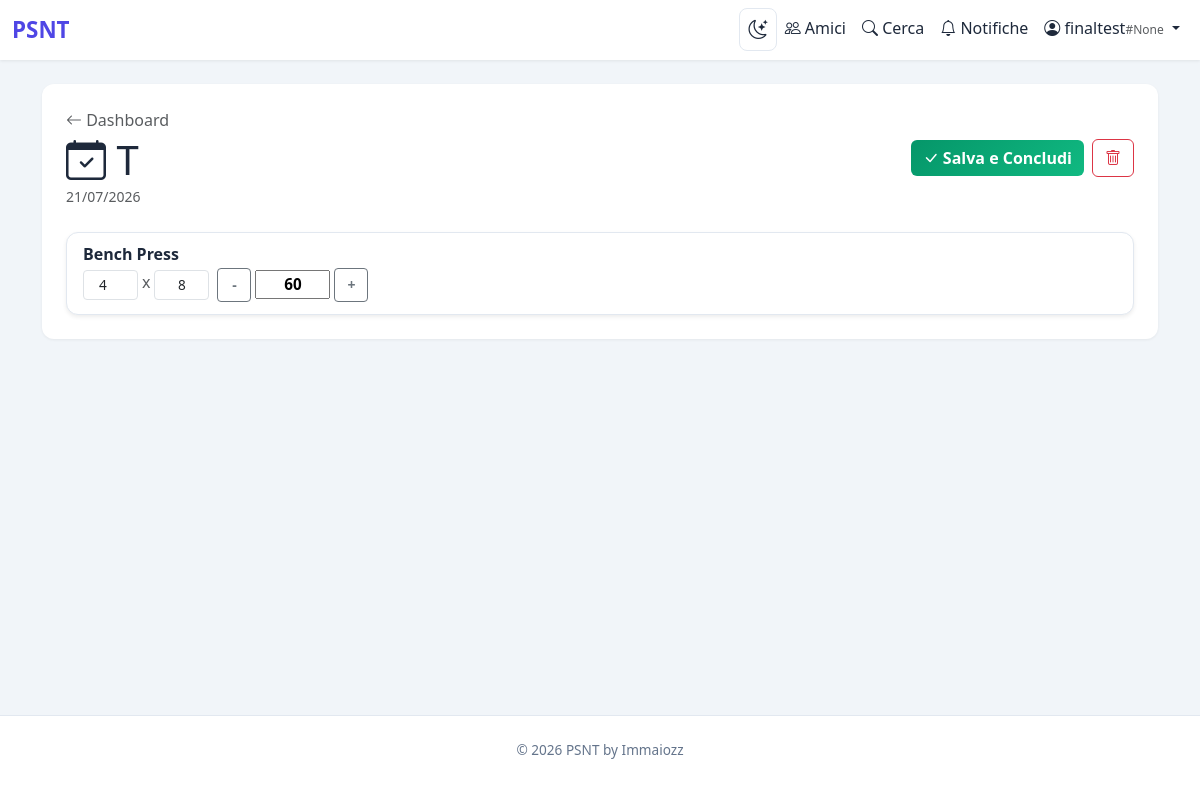
The app's page /session/1 (signed in) with its own data.
### flask_app.py (models this page shows, shortened)
class User(UserMixin, db.Model):
    id = db.Column(db.Integer, primary_key=True)
    username = db.Column(db.String(80), unique=True, nullable=False, index=True)
    email = db.Column(db.String(120), unique=True, nullable=False, index=True)
    password_hash = db.Column(db.String(255), nullable=False)
    profile_image = db.Column(db.Text, nullable=True)
    friend_code = db.Column(db.String(4), unique=True, nullable=True, index=True)
    public_token = db.Column(db.String(36), unique=True, nullable=True, index=True)
    is_admin = db.Column(db.Boolean, default=False, nullable=False)
    created_at = db.Column(db.DateTime, default=datetime.utcnow)
    routines = db.relationship('Routine', backref='user', lazy=True, cascade='all, delete-orphan')
    routine_exercises = db.relationship('RoutineExercise', backref='user', lazy=True, cascade='all, delete-orphan')
    routine_sessions = db.relationship('RoutineSession', backref='user', lazy=True, cascade='all, delete-orphan')
    workouts = db.relationship('Workout', backref='user', lazy=True, cascade='all, delete-orphan')
    weight_history = db.relationship('WeightHistory', backref='user', lazy=True, cascade='all, delete-orphan')

class Routine(db.Model):
    id = db.Column(db.Integer, primary_key=True)
    user_id = db.Column(db.Integer, db.ForeignKey('user.id'), nullable=False)
    name = db.Column(db.String(50), nullable=False)
    position = db.Column(db.Integer, nullable=False, default=0)
    public_token = db.Column(db.String(36), unique=True, nullable=True, index=True)
    created_at = db.Column(db.DateTime, default=datetime.utcnow)
    exercises = db.relationship('RoutineExercise', backref='routine', lazy=True, cascade='all, delete-orphan',
                                order_by='RoutineExercise.position.asc()')
    sessions = db.relationship('RoutineSession', backref='routine', lazy=True, cascade='all, delete-orphan')

class RoutineSession(db.Model):
    id = db.Column(db.Integer, primary_key=True)
    routine_id = db.Column(db.Integer, db.ForeignKey('routine.id'), nullable=False)
    user_id = db.Column(db.Integer, db.ForeignKey('user.id'), nullable=False)
    date = db.Column(db.Date, nullable=False, default=datetime.utcnow)
    created_at = db.Column(db.DateTime, default=datetime.utcnow)
    workouts = db.relationship('Workout', backref='session', lazy=True, cascade='all, delete-orphan')

class Workout(db.Model):
    id = db.Column(db.Integer, primary_key=True)
    user_id = db.Column(db.Integer, db.ForeignKey('user.id'), nullable=True)
    session_id = db.Column(db.Integer, db.ForeignKey('routine_session.id'), nullable=True)
    exercise = db.Column(db.String(120), nullable=False)
    exercise_id = db.Column(db.String(10), nullable=True)
    sets = db.Column(db.Integer, nullable=True)
    reps = db.Column(db.String(50), nullable=True)
    weight = db.Column(db.String(50), nullable=True)
    notes = db.Column(db.Text, nullable=True)
    position = db.Column(db.Integer, nullable=True)
    superset_id = db.Column(db.Integer, nullable=True)
    created_at = db.Column(db.DateTime, default=datetime.utcnow)

### flask_app.py (the view)
@app.route("/session/<int:session_id>")
@login_required
def session_view(session_id):
    session = RoutineSession.query.get_or_404(session_id)
    if session.user_id != current_user.id:
        flash("✗ Non hai accesso a questa sessione.", "danger")
        return redirect(url_for("dashboard"))
    workouts = Workout.query.filter_by(session_id=session.id).order_by(
        func.coalesce(Workout.position, 9999).asc(), Workout.position.asc()
    ).all()
    workout_data = []
    for w in workouts:
        name_it = _resolve_exercise_name(w.exercise, w.exercise_id)
        workout_data.append({"workout": w, "name_it": name_it})
    superset_groups = {}
    for wd in workout_data:
        sid = wd["workout"].superset_id
        if sid:
            if sid not in superset_groups:
                superset_groups[sid] = []
            superset_groups[sid].append(wd)
    return render_template("session_view.html", session=session, workout_data=workout_data, superset_groups=superset_groups)

### templates/session_view.html (shortened to what this page needs)
{% extends "base.html" %}
{% block content %}
<div class="d-flex justify-content-between align-items-center mb-4">
    <div>
        <a href="{{ url_for('dashboard') }}" class="text-decoration-none text-muted"><i class="bi bi-arrow-left"></i> Dashboard</a>
        <h1 class="mt-1 mb-0" style="color:var(--text-color);">
            <i class="bi bi-calendar-check"></i> {{ session.routine.name }}
        </h1>
        <small class="text-muted">{{ session.date.strftime('%d/%m/%Y') }}</small>
    </div>
    <div class="d-flex gap-2 align-items-center">
        <form method="POST" action="{{ url_for('save_session_workouts', session_id=session.id) }}" id="saveAllForm" class="d-inline">
            <button type="submit" class="btn btn-save-all" id="saveAllBtn" onclick="return prepSaveAndSubmit()">
                <i class="bi bi-check-lg"></i> Salva e Concludi
            </button>
        </form>
        <form method="POST" action="{{ url_for('delete_session', session_id=session.id) }}">
            <button type="submit" class="btn btn-outline-danger" onclick="return confirm('Eliminare questa sessione?')">
                <i class="bi bi-trash"></i>
            </button>
        </form>
    </div>
</div>
{% if workout_data %}
<div class="card shadow-sm">
    <div class="card-body p-0">
        {% set ns = namespace(rendered_supersets=[]) %}
        {% for wd in workout_data %}
        {% set w = wd.workout %}
        {% if w.superset_id and w.superset_id not in ns.rendered_supersets %}
            {% set ns.rendered_supersets = ns.rendered_supersets + [w.superset_id] %}
            {% set group = superset_groups.get(w.superset_id, []) %}
            {% set first_w = group[0].workout if group else w %}
            <div class="superset-group">
                <div class="superset-header">
                    <i class="bi bi-link-45deg"></i> SUPERSET
                </div>
                <div class="superset-shared">
                    <form method="POST" action="{{ url_for('update_superset_group', session_id=session.id, superset_id=w.superset_id) }}" class="d-flex align-items-center gap-2 flex-wrap">
                        <label>Set x Reps (gruppo):</label>
                        <div class="sets-reps-ctrl d-flex gap-1">
                            <input type="number" name="sets" value="{{ first_w.sets or '' }}" placeholder="Set" class="form-control form-control-sm">
                            <span class="text-muted">x</span>
                            <input type="text" name="reps" value="{{ first_w.reps or '' }}" placeholder="Reps" class="form-control form-control-sm">
                        </div>
                        <button type="submit" class="btn btn-sm btn-outline-primary" title="Salva Set/Reps gruppo">
                            <i class="bi bi-check-lg"></i> Gruppo
                        </button>
                    </form>
                </div>
                <div class="superset-exercises">
                {% for gd in group %}
                {% set gw = gd.workout %}
                <div class="workout-row px-3">
                    <div class="d-flex justify-content-between align-items-center gap-2">
                        <div class="flex-grow-1">
                            <a href="{{ url_for('view_workout', workout_id=gw.id) }}" class="text-decoration-none" style="color:var(--text-color);">
                                <h6 class="mb-1 fw-semibold">{{ gd.name_it }}{% if gw.exercise_id %} <span class="badge bg-success" style="font-size:.5rem;"><i class="bi bi-book"></i></span>{% endif %}</h6>
                            </a>
                            <div class="d-flex align-items-center gap-2 flex-wrap">
                                <div class="sets-reps-ctrl d-flex gap-1">
                                    <input type="number" data-field="sets" data-id="{{ gw.id }}" value="{{ gw.sets or '' }}" placeholder="Set" class="form-control form-control-sm" style="width:45px;">
                                    <span class="text-muted">x</span>
                                    <input type="text" data-field="reps" data-id="{{ gw.id }}" value="{{ gw.reps or '' }}" placeholder="Reps" class="form-control form-control-sm" style="width:50px;">
                                </div>
                                <div class="weight-ctrl">
                                    <button type="button" class="btn btn-outline-secondary btn-sm" onclick="adjustWeight(this, -2.5)" title="-2.5 kg">-</button>
                                    <input type="text" data-field="weight" data-id="{{ gw.id }}" value="{{ gw.weight or '' }}" placeholder="kg">
                                    <button type="button" class="btn btn-outline-secondary btn-sm" onclick="adjustWeight(this, 2.5)" title="+2.5 kg">+</button>
                                </div>
                            </div>
                        </div>
                    </div>
                </div>
                {% endfor %}
                </div>
            </div>
        {% elif not w.superset_id %}
        <div class="workout-row px-3">
            <div class="d-flex justify-content-between align-items-center gap-2">
                <div class="flex-grow-1">
                    <a href="{{ url_for('view_workout', workout_id=w.id) }}" class="text-decoration-none" style="color:var(--text-color);">
                        <h6 class="mb-1 fw-semibold">{{ wd.name_it }}{% if w.exercise_id %} <span class="badge bg-success" style="font-size:.5rem;"><i class="bi bi-book"></i></span>{% endif %}</h6>
                    </a>
                    <div class="d-flex align-items-center gap-2 flex-wrap">
                        <div class="sets-reps-ctrl d-flex gap-1">
                            <input type="number" data-field="sets" data-id="{{ w.id }}" value="{{ w.sets or '' }}" placeholder="Set" class="form-control form-control-sm">
                            <span class="text-muted">x</span>
                            <input type="text" data-field="reps" data-id="{{ w.id }}" value="{{ w.reps or '' }}" placeholder="Reps" class="form-control form-control-sm">
                        </div>
                        <div class="weight-ctrl">
                            <button type="button" class="btn btn-outline-secondary btn-sm" onclick="adjustWeight(this, -2.5)" title="-2.5 kg">-</button>
                            <input type="text" data-field="weight" data-id="{{ w.id }}" value="{{ w.weight or '' }}" placeholder="kg">
                            <button type="button" class="btn btn-outline-secondary btn-sm" onclick="adjustWeight(this, 2.5)" title="+2.5 kg">+</button>
                        </div>
                    </div>
                </div>
            </div>
        </div>
        {% endif %}
        {% endfor %}
    </div>
</div>
{% else %}
<div class="alert alert-secondary">
    <i class="bi bi-info-circle"></i> Nessun esercizio in questa sessione.
</div>
{% endif %}
{% endblock %}

### templates/base.html (shortened to what this page needs)
<!DOCTYPE html>
<html lang="it">
<head>
    <link href="https://cdn.jsdelivr.net/npm/bootstrap@5.3.0/dist/css/bootstrap.min.css" rel="stylesheet">
    <link rel="stylesheet" href="https://cdn.jsdelivr.net/npm/bootstrap-icons@1.11.0/font/bootstrap-icons.css">
</head>
<body>
    <nav class="navbar navbar-expand-lg navbar-light">
        <div class="container-fluid">
            <a class="navbar-brand" href="{% if current_user.is_authenticated %}{{ url_for('dashboard') }}{% else %}{{ url_for('landing') }}{% endif %}">
                 PSNT
            </a>
            <div class="collapse navbar-collapse" id="navbarNav">
                <ul class="navbar-nav ms-auto">
                    {% if current_user.is_authenticated %}
                        <li class="nav-item">
                            <button class="dark-toggle nav-link" id="darkToggle" title="Modalit notturna">
                                <i class="bi bi-moon-stars"></i>
                            </button>
                        </li>
                        <li class="nav-item">
                            <a class="nav-link text-dark-readable" href="{{ url_for('friends_list') }}">
                                <i class="bi bi-people"></i> Amici
                            </a>
                        </li>
                        <li class="nav-item">
                            <a class="nav-link text-dark-readable" href="{{ url_for('search_users') }}">
                                <i class="bi bi-search"></i> Cerca
                            </a>
                        </li>
                        <li class="nav-item">
                            <a class="nav-link text-dark-readable" href="{{ url_for('notifications') }}">
                                <i class="bi bi-bell"></i> Notifiche
                            </a>
                        </li>
                        <li class="nav-item dropdown">
                            <a class="nav-link dropdown-toggle text-dark-readable" href="#" role="button" data-bs-toggle="dropdown" aria-expanded="false">
                                {% if current_user.profile_image %}
                                    <img src="{{ current_user.profile_image }}" alt="" style="width:22px;height:22px;border-radius:50%;object-fit:cover;vertical-align:middle;margin-right:4px;">
                                {% else %}
                                    <i class="bi bi-person-circle"></i>
                                {% endif %}
                                {{ current_user.username }}<span class="text-muted" style="font-size:.75rem;">#{{ current_user.friend_code }}</span>
                            </a>
                        </li>
                    {% endif %}
                </ul>
            </div>
        </div>
    </nav>
    <main>
        <div class="container">
            <div class="container-main">
                {% block content %}{% endblock %}
            </div>
        </div>
    </main>
    <footer class="footer">
        <div class="container">
            <p>&copy; 2026 PSNT by Immaiozz</p>
        </div>
    </footer>
</body>
</html>

### records on screen
User: username "finaltest", friend_code "None"
Routine: routine.name "T"
RoutineSession: date "21/07/2026"
Workout: name_it "Bench Press", sets "4", reps "8", weight "60"
